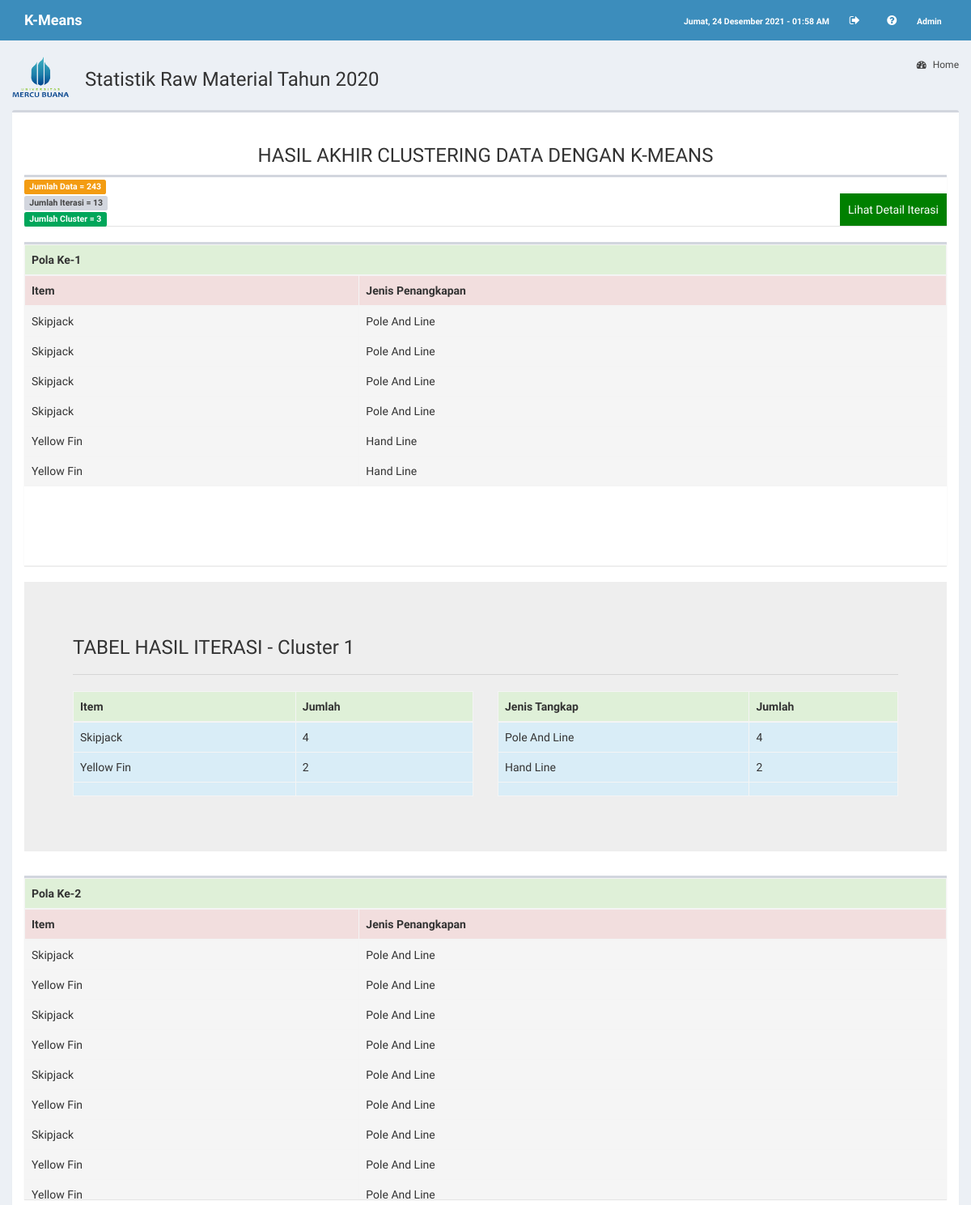
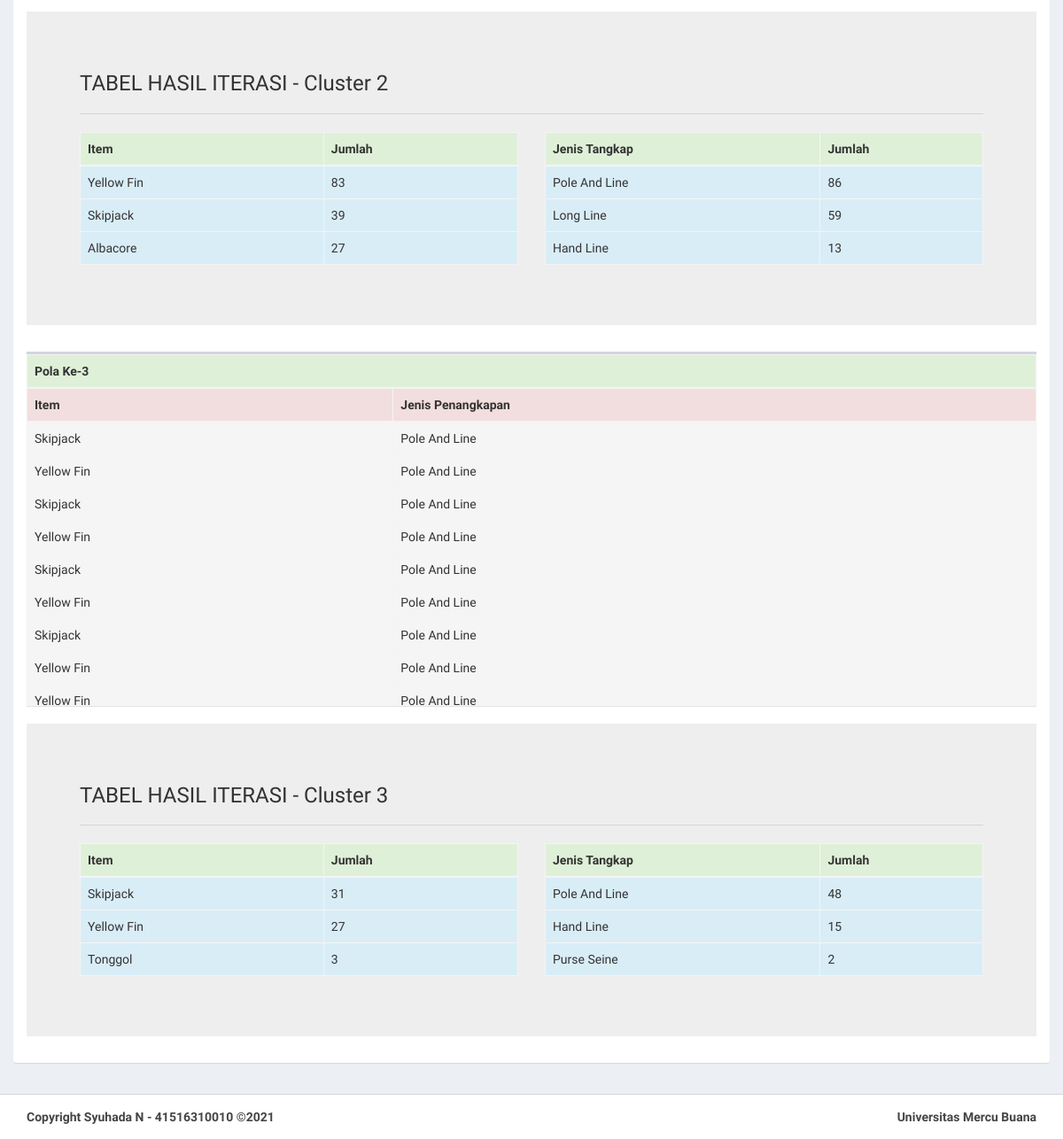
Before: /index.php/mining with the older database file (2 pictures, top to bottom).
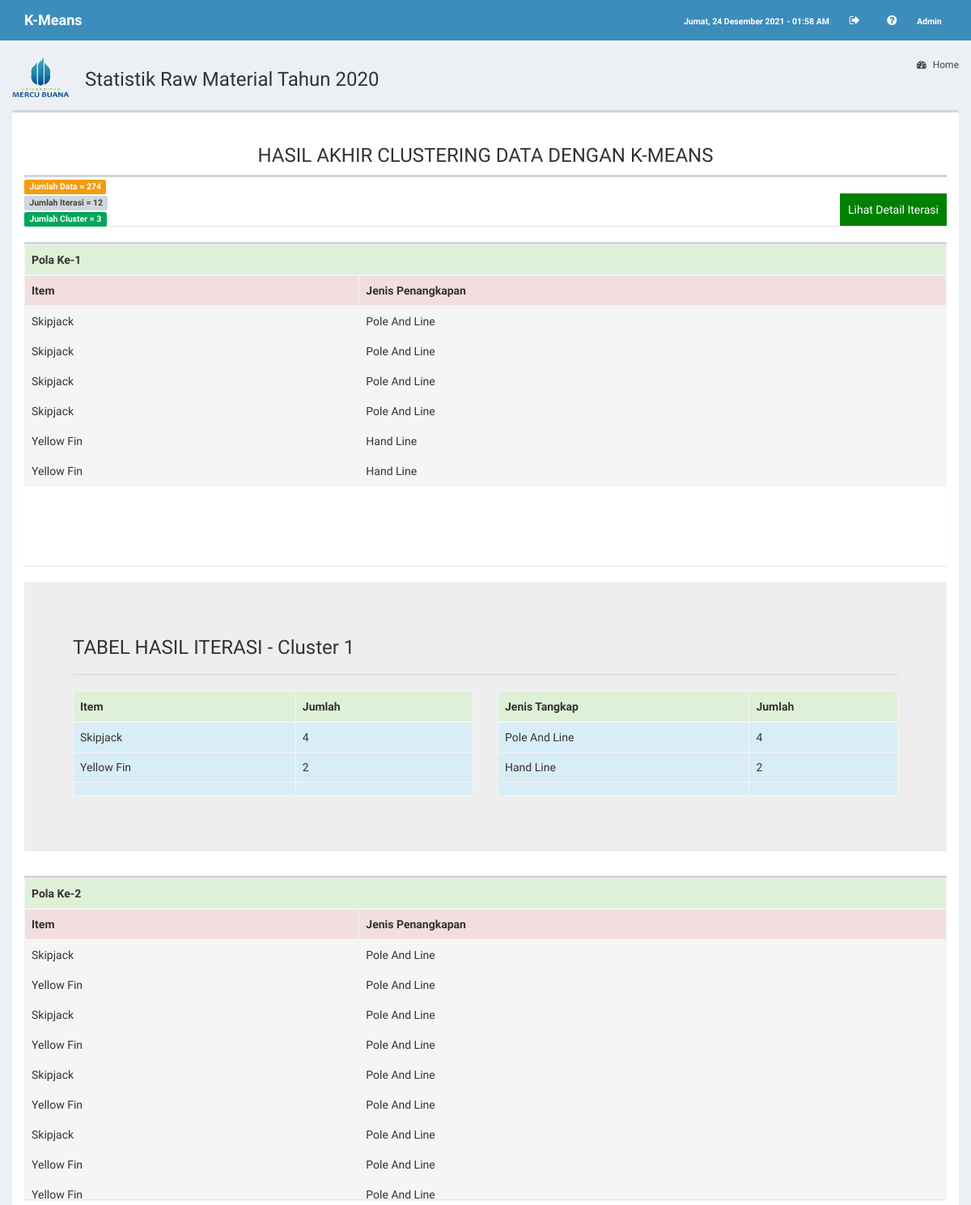
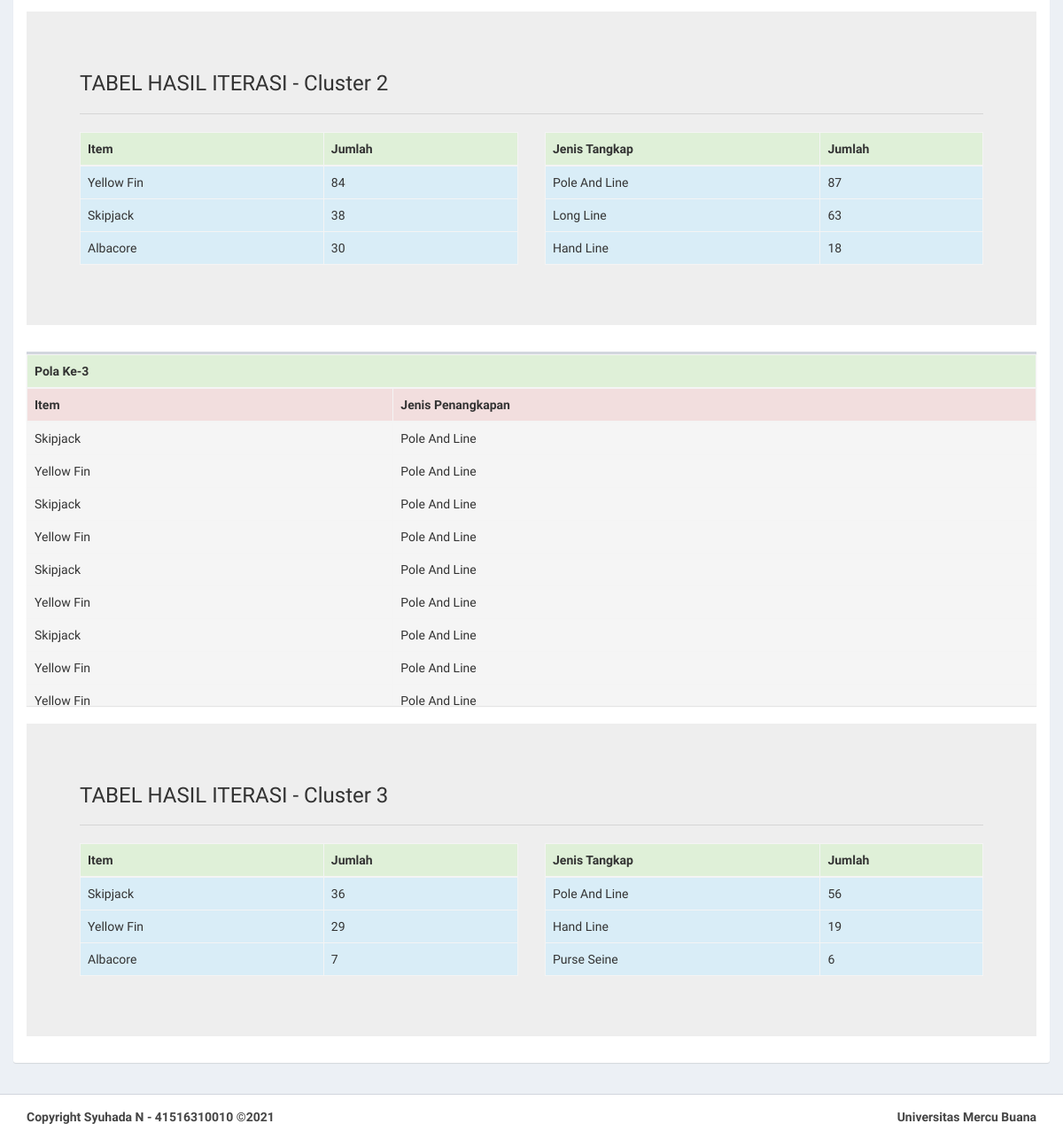
After: the same page with the newer database file (2 pictures, top to bottom).
### tables this page shows
CREATE TABLE `user` (
  `id_user` int(11) NOT NULL,
  `username` varchar(50) NOT NULL,
  `password` varchar(100) NOT NULL,
  `status_user` varchar(20) NOT NULL
);

CREATE TABLE `transaksi` (
  `id_transaksi` int(11) NOT NULL,
  `no_biling` varchar(150) NOT NULL,
  `id_item` int(11) NOT NULL,
  `id_kapal` int(11) NOT NULL,
  `id_catch` int(11) NOT NULL,
  `qty` int(11) NOT NULL,
  `stok` int(11) NOT NULL,
  `id_jenis` int(11) NOT NULL,
  `tanggal` date NOT NULL
);

CREATE TABLE `item` (
  `id_item` int(11) NOT NULL,
  `nama_item` varchar(150) NOT NULL
);

CREATE TABLE `tangkap` (
  `id_catch` int(11) NOT NULL,
  `nama_catch` varchar(50) NOT NULL
);

### application/libraries/Template.php (called while the page is built)
<?php
class Template
{
    var $template_data = array();
    function set($name, $value)
    {
        $this->template_data[$name] = $value;
    }
    function load($template = '', $view = '', $view_data = array(), $return = FALSE)
    {
        $this->CI = &get_instance();
        $this->set('contents', $this->CI->load->view($view, $view_data, TRUE));
        return $this->CI->load->view($template, $this->template_data, $return);
    }
}

### application/controllers/Mining.php (called while the page is built, shortened)
<?php
class Mining extends CI_Controller
{
  public function index()
  {
    $data['title'] = 'Hasil Clustering';
    $data['con'] = $this->db->db_connect();
    $this->template->load('template/template', 'mining/index', $data);
  }
}

### index.php (called while the page is built, shortened)
<?php
require_once BASEPATH.'core/CodeIgniter.php';

### application/libraries/fungsi.php (called while the page is built, shortened)
<?php
class Fungsi
{
  protected $ci;
  function __construct()
  {
    $this->ci = &get_instance();
  }
  function user_login()
  {
    $user_id = $this->ci->session->userdata('id_user');
    $user_data = $this->ci->User_model->get($user_id)->row();
    return $user_data;
  }
}

### application/models/User_model.php (called while the page is built, shortened)
<?php
class User_model extends CI_Model
{
  public function get($id = null)
  {
    $this->db->from('user');
    $query = $this->db->get();
    return $query;
  }
}

### application/views/mining/index.php (the view, shortened to what this page needs)
<section class="content-header">
  <img src="<?= base_url('assets/logo mercu.png'); ?>" alt="" width="70" height="50" style="float: left; margin-top: 5px; margin-right:20px">
  <h3>Statistik Raw Material Tahun 2020</h3>
  <ol class="breadcrumb">
    <li><a href="<?= base_url('dashboard'); ?>"><i class="fa fa-dashboard"></i> Home</a></li>
  </ol>
</section>
<section class="content">
  <div class="box box-default">
    <br>
    <div class="container">
      <div class="row">
        <div class="col-md-12">
          <?php
          class DataSet
          {
            function __construct($v, $w, $x, $y)
            {
              $this->v = $v;
              $this->w = $w;
            }
          }
          function distance($p1, $p2)
          {
            return sqrt(pow(($p1->v - $p2->v), 2) + pow(($p1->w - $p2->w), 2) + pow(($p1->x - $p2->x), 2) + pow(($p1->y - $p2->y), 2));
          }
          function dump($table, $centroid, $k)
          {
            $cluster = array();
            foreach ($table as $row) {
              $minValue = 999999;
              $minID = 0;
              for ($i = 0; $i < $k; $i++) {
                $dist = distance($row, $centroid[$i]);
                if ($minValue > $dist) {
                  $minID = $i;
                  $minValue = $dist;
                }
              }
              $cluster[] = $minID;
            }
            return $cluster;
          }
          function dump_group($centroid, $group, $k)
          {
            for ($i = 0; $i < $k; $i++) {
              $v = 0;
              $w = 0;
              $x = 0;
              $y = 0;
              $c = 0;
              foreach ($group[$i] as $set) {
                $c++;
                $v += $set->v;
                $w += $set->w;
                $x += $set->x;
                $y += $set->y;
              }
              $v /= $c;
              $w /= $c;
              $x /= $c;
              $y /= $c;
              $centroid[$i] = new DataSet($v, $w, $x, $y);
            }
            return $centroid;
          }
          if (isset($_REQUEST['data'])) {
            $var = $_REQUEST['data'];
          } else
            $sql = "SELECT id_item, id_catch, qty, id_kapal FROM transaksi";
          $result = mysqli_query($con, $sql);
          while ($r = mysqli_fetch_assoc($result)) {
            $var1[] = array('v' => $r['id_item'], 'w' => $r['id_catch'], 'x' => $r['qty'], 'y' => $r['id_kapal']);
          }
          $var = json_encode($var1);
          if (isset($_REQUEST['k']))
            $k = $_REQUEST['k'];
          else
            $k = 3;
          $obj = json_decode($var);
          $table = array();
          foreach ($obj as $row) {
            $table[] = new DataSet($row->v, $row->w, $row->x, $row->y);
          }
          $centroid = array();
          for ($i = 0; $i < $k; $i++)
            $centroid[] = new DataSet($table[$i]->v, $table[$i]->w, $table[$i]->x, $table[$i]->y);
          $iteration_limit = 100;
          for ($iteration = 0; $iteration < $iteration_limit; $iteration++) {
            $cluster = dump($table, $centroid, $k);
            $group = array();
            for ($i = 0; $i < $k; $i++) {
              $group[] = array();
            }
            $i = 0;
            foreach ($table as $row) {
              $group[$cluster[$i]][] = new DataSet($row->v, $row->w, $row->x, $row->y);
              $i++;
            }
            $new_centroid = dump_group($centroid, $group, $k);
            $flag = true;
            $i = 0;
            foreach ($new_centroid as $g) {
              if (
                $centroid[$i]->v != $new_centroid[$i]->v || $centroid[$i]->w != $new_centroid[$i]->w || $centroid[$i]->x != $new_centroid[$i]->x
                || $centroid[$i]->y != $new_centroid[$i]->y
              ) {
                $flag = false;
                break;
              }
              $i++;
            }
            if ($flag) {
              break;
            }
            $i = 0;
            foreach ($new_centroid as $g) {
              $centroid[$i] = new DataSet($g->v, $g->w, $g->x, $g->y);
              $i++;
            }
          }
          ?>
          <h3 align="center">HASIL AKHIR CLUSTERING DATA DENGAN K-MEANS</h3>
          <div class="box box-default" id="info_iterasi" style="border-radius: 0;">
            <label class="label label-warning">Jumlah Data = <?= count($obj); ?></label><br />
            <label class="label label-default">Jumlah Iterasi = <?= $iteration; ?></label><br />
            <label class="label label-success">Jumlah Cluster = <?= $k; ?></label>
            <a href="<?= base_url('mining/detail'); ?>" style="float: right; background: green; color: white; padding: 10px; margin-top: -20px; text-decoration: none;">Lihat Detail Iterasi</a>
          </div>
          <?php
          for ($i = 0; $i < count($group); $i++) {
            $itemCount[$i] = array();
            $tangkapCount[$i] = array();
          ?>
            <div class="box box-default" style="border-radius: 0; overflow: scroll; height: 400px;">
              <table class="table table-hover table-bordered">
                <thead>
                  <tr class="success">
                    <th colspan="5">Pola Ke-<?= $i + 1; ?></th>
                  </tr>
                  <tr class="danger">
                    <th>Item</th>
                    <th>Jenis Penangkapan</th>
                  </tr>
                </thead>
                <tbody>
                  <?php
                  $item = array();
                  $tangkap = array();
                  foreach ($group[$i] as $var) {
                    $sqlitem = "SELECT nama_item FROM item WHERE id_item = $var->v";
                    $resitem = mysqli_query($con, $sqlitem);
                    while ($ritem = mysqli_fetch_assoc($resitem)) {
                      $item = $ritem;
                    }
                    $sqltangkap = "SELECT nama_catch FROM tangkap WHERE id_catch = $var->w";
                    $restangkap = mysqli_query($con, $sqltangkap);
                    while ($rtangkap = mysqli_fetch_assoc($restangkap)) {
                      $tangkap = $rtangkap;
                    }
                    echo "<tr class='active'>
                        <td>" . $item['nama_item'] . "</td>
                        <td>" . $tangkap['nama_catch'] . "</td>
                      </tr>";
                    array_push($itemCount[$i], $item['nama_item']);
                    array_push($tangkapCount[$i], $tangkap['nama_catch']);
                  }
                  $jmlitem[$i] = array_count_values($itemCount[$i]);
                  arsort($jmlitem[$i]);
                  $jmltangkap[$i] = array_count_values($tangkapCount[$i]);
                  arsort($jmltangkap[$i]);
                  ?>
                </tbody>
              </table>
            </div>
            <?php
            $tampilitem = array_values($jmlitem[$i]);
            $tampiltangkap = array_values($jmltangkap[$i]);
            $tnitem = array_keys($jmlitem[$i]);
            $tntangkap = array_keys($jmltangkap[$i]);
            ?>
            <div class="jumbotron" style="border-radius: 0;">
              <h3>TABEL HASIL ITERASI - Cluster <?= $i + 1; ?></h3>
              <hr>
              <div class="row">
                <div class="col-md-6">
                  <table class="table table-bordered">
                    <thead>
                      <tr class="success">
                        <th>Item</th>
                        <th>Jumlah</th>
                      </tr>
                    </thead>
                    <tbody>
                      <?php
                      for ($tp = 0; $tp < (count($tampilitem) / count($tampilitem) * 3); $tp++) {
                        echo "<tr class='info'>
                          <td>" . $tnitem[$tp] . "</td>
                          <td>" . $tampilitem[$tp] . "</td>
                          </tr>";
                      }
                      ?>
                    </tbody>
                  </table>
                </div>
                <div class="col-md-6">
                  <table class="table table-bordered">
                    <thead>
                      <tr class="success">
                        <th>Jenis Tangkap</th>
                        <th>Jumlah</th>
                      </tr>
                    </thead>
                    <tbody>
                      <?php
                      for ($tj = 0; $tj < (count($tampiltangkap) / count($tampiltangkap) * 3); $tj++) {
                        echo "<tr class='info'>
                          <td>" . $tntangkap[$tj] . "</td>
                          <td>" . $tampiltangkap[$tj] . "</td>
                          </tr>";
                      }
                      ?>
                    </tbody>
                  </table>
                </div>
              </div>
            </div>
          <?php
          }
          ?>
        </div>
      </div>
    </div>
  </div>
</section>

### application/views/template/template.php (shortened to what this page needs)
<!DOCTYPE html>
<html>
<head>
  <link rel="stylesheet" href="<?= base_url() ?>assets/bootstrap/css/bootstrap.min.css">
  <link rel="stylesheet" href="<?= base_url('assets/bootstrap/fonts/font-awesome.min.css'); ?>">
  <link rel="stylesheet" href="https://cdnjs.cloudflare.com/ajax/libs/ionicons/2.0.1/css/ionicons.min.css">
  <link rel="stylesheet" href="<?= base_url('assets/plugins/datatables/dataTables.bootstrap.css'); ?>" />
  <link rel="stylesheet" href="<?= base_url() ?>assets/dist/css/input.css">
  <link rel="stylesheet" href="<?= base_url('assets/plugins/datepicker/datepicker3.css'); ?>">
  <link rel="stylesheet" href="<?= base_url() ?>assets/dist/css/AdminLTE.min.css">
  <link rel="stylesheet" href="<?= base_url() ?>assets/dist/css/skins/_all-skins.min.css">
</head>
<body class="hold-transition skin-blue layout-top-nav">
  <div class="wrapper">
    <header class="main-header">
      <nav class="navbar navbar-static-top">
        <div class="container">
          <div class="navbar-header">
            <a href="<?= base_url('dashboard'); ?>" class="navbar-brand"><b>K-Means</b></a>
          </div>
          <div class="navbar-custom-menu">
            <ul class="nav navbar-nav">
              <li>
                <span class="label">
                  <?php
                  $hari = array("Minggu", "Senin", "Selasa", "Rabu", "Kamis", "Jumat", "Sabtu");
                  $bulan = array("", "Januari", "Februari", "Maret", "April", "Mei", "Juni", "Juli", "Agustus", "September", "Oktober", "November", "Desember");
                  echo $hari[date("w")] . ", " . date("j") . " " . $bulan[date("n")] . " " . date("Y");
                  ?> - <span id="time"></span>
                </span>
              </li>
              <li><a href="<?= base_url('auth/logout'); ?>" data-toggle="tooltip"><i class="fa fa-sign-out"></i></a></li>
              <li><a href="<?= base_url('auth/about'); ?>" data-toggle="tooltip"><i class="fa fa-question-circle"></i></a></li>
              <span class="label"><?= $this->fungsi->user_login()->username ?></span>
            </ul>
          </div>
        </div>
      </nav>
    </header>
    <div class="content-wrapper">
      <?= $contents ?>
    </div>
  </div>
  <footer class="main-footer">
    <div class="container">
      <div class="pull-right hidden-xs">
        <b>Universitas Mercu Buana</b>
      </div>
      <strong>Copyright Syuhada N - 41516310010 &copy;2021</strong>
    </div>
  </footer>
</body>
</html>

Changed rows visible on the page:
no longer on this page (row edited): transaksi: id_kapal "48", id_catch "2"
now on this page (row edited): transaksi: tp "Albacore", id_kapal "7"
now on this page (row edited): transaksi: id_kapal "56", id_item "6"
Other visible differences:
count($obj): "243" → "274"
$iteration: "13" → "12"
list line gone: "Yellow Fin 83 Skipjack 39 Albacore 27 Pole And Line 86 Long Line 59 Hand Line 13"
new list line: "Yellow Fin 84 Skipjack 38 Albacore 30 Pole And Line 87 Long Line 63 Hand Line 18"
list line gone: "Skipjack 31 Yellow Fin 27 Tonggol 3 Pole And Line Hand Line 15 Purse Seine"
new list line: "Skipjack 36 Yellow Fin 29 Pole And Line Hand Line 19 Purse Seine"
